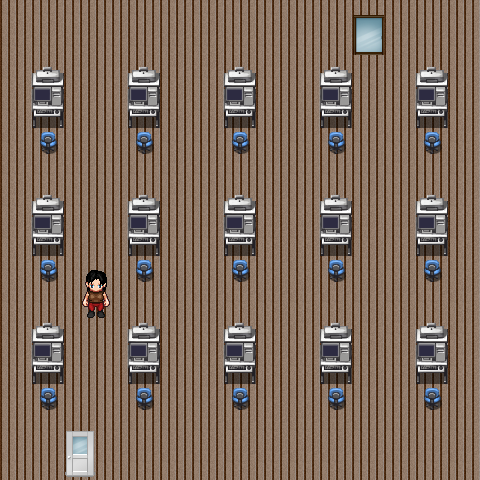

A level layout from a 2D game, rendered from its tile map. Below: a short description, then the map file with tile-grid data replaced by summaries:
An orthogonal 15x15 tile map with 32x32 px tiles, 3 tile layers (Tile Layer 2, Tile Layer 1, doors), 4 tilesets.

<map version="1.0" orientation="orthogonal" renderorder="right-down" width="15" height="15" tilewidth="32" tileheight="32" nextobjectid="1">
 <properties>
  <property name="x" type="int" value="116" />
  <property name="y" type="int" value="430" />
 </properties>
 <tileset firstgid="1" name="TileEmodernEBtiles2" tilewidth="32" tileheight="32" tilecount="256" columns="16">
  <image source="imgs/TileEmodernEBtiles2.png" width="512" height="512" />
  <tile id="0">
   <properties>
    <property name="y" type="int" value="200" />
   </properties>
  </tile>
  <tile id="100">
   <properties>
    <property name="isWorkComp" type="bool" value="true" />
   </properties>
  </tile>
  <tile id="116">
   <properties>
    <property name="Collision" type="bool" value="true" />
    <property name="dialogue" value="useWorkComp" />
   </properties>
  </tile>
 </tileset>
 <tileset firstgid="257" name="tile05" tilewidth="32" tileheight="32" tilecount="754" columns="29">
  <image source="imgs/tile05.png" width="928" height="832" />
 </tileset>
 <tileset firstgid="1011" name="tile07" tilewidth="32" tileheight="32" tilecount="555" columns="15">
  <image source="imgs/tile07.png" width="480" height="1184" />
  <tile id="252">
   <properties>
    <property name="mapName" value="road" />
   </properties>
  </tile>
  <tile id="267">
   <properties>
    <property name="mapName" value="road" />
   </properties>
  </tile>
  <tile id="465">
   <properties>
    <property name="mapName" value="boss" />
   </properties>
  </tile>
  <tile id="480">
   <properties>
    <property name="mapName" value="boss" />
   </properties>
  </tile>
 </tileset>
 <tileset firstgid="1566" name="lisaChar" tilewidth="32" tileheight="32" tilecount="1092" columns="26">
  <image source="imgs/lisasheet.png" width="832" height="1344" />
  <tile id="104">
   <properties>
    <property name="character" value="lisa" />
   </properties>
  </tile>
  <tile id="105">
   <properties>
    <property name="character" value="lisa" />
   </properties>
  </tile>
  <tile id="130">
   <properties>
    <property name="character" value="lisa" />
   </properties>
  </tile>
  <tile id="131">
   <properties>
    <property name="character" value="lisa" />
   </properties>
  </tile>
 </tileset>
 <layer name="Tile Layer 2" width="15" height="15">
  <data>[225 cells, 225 non-empty, 1 distinct tile ids]</data>
 </layer>
 <layer name="Tile Layer 1" width="15" height="15">
  <data>[225 cells, 49 non-empty, 7 distinct tile ids]</data>
 </layer>
 <layer name="doors" width="15" height="15">
  <data>[225 cells, 4 non-empty, 4 distinct tile ids]</data>
 </layer>
</map>
